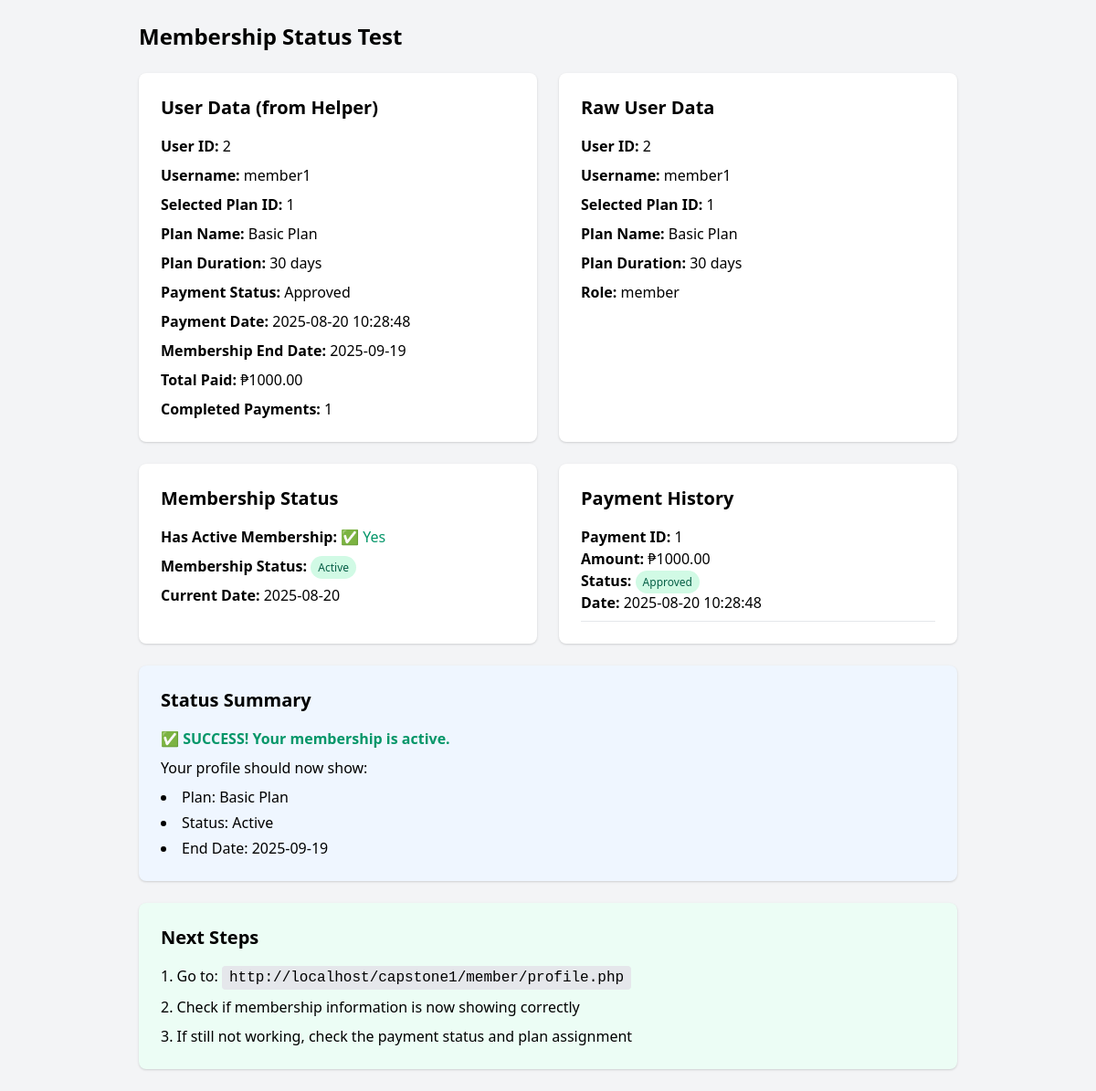
Screenshot of /test_membership_status.php (signed in) with the database file from the repository.
### tables this page shows
CREATE TABLE IF NOT EXISTS `users` (
  `id` int(11) NOT NULL AUTO_INCREMENT,
  `username` varchar(50) NOT NULL,
  `password` varchar(255) NOT NULL,
  `email` varchar(100) DEFAULT NULL,
  `full_name` varchar(255) DEFAULT NULL,
  `phone` varchar(20) DEFAULT NULL,
  `address` text DEFAULT NULL,
  `role` enum('admin','member','trainer') DEFAULT 'member',
  `selected_plan_id` int(11) DEFAULT NULL,
  `qr_code` text DEFAULT NULL,
  `profile_picture` varchar(255) DEFAULT NULL,
  `created_at` timestamp DEFAULT CURRENT_TIMESTAMP,
  `updated_at` timestamp DEFAULT CURRENT_TIMESTAMP ON UPDATE CURRENT_TIMESTAMP,
  PRIMARY KEY (`id`),
  UNIQUE KEY `username` (`username`),
  UNIQUE KEY `email` (`email`)
);

CREATE TABLE IF NOT EXISTS `membership_plans` (
  `id` int(11) NOT NULL AUTO_INCREMENT,
  `name` varchar(255) NOT NULL,
  `description` text DEFAULT NULL,
  `price` decimal(10,2) NOT NULL,
  `duration` int(11) NOT NULL COMMENT 'Duration in days',
  `features` text DEFAULT NULL,
  `created_at` timestamp DEFAULT CURRENT_TIMESTAMP,
  PRIMARY KEY (`id`)
);

CREATE TABLE IF NOT EXISTS `payment_history` (
  `id` int(11) NOT NULL AUTO_INCREMENT,
  `user_id` int(11) NOT NULL,
  `plan_id` int(11) NOT NULL,
  `amount` decimal(10,2) NOT NULL,
  `payment_date` datetime NOT NULL,
  `payment_status` enum('Pending','Approved','Rejected') DEFAULT 'Pending',
  `payment_method` varchar(100) DEFAULT NULL,
  `proof_image` varchar(255) DEFAULT NULL,
  `created_at` timestamp DEFAULT CURRENT_TIMESTAMP,
  PRIMARY KEY (`id`),
  KEY `user_id` (`user_id`),
  KEY `plan_id` (`plan_id`),
  CONSTRAINT `fk_payment_user` FOREIGN KEY (`user_id`) REFERENCES `users` (`id`) ON DELETE CASCADE,
  CONSTRAINT `fk_payment_plan` FOREIGN KEY (`plan_id`) REFERENCES `membership_plans` (`id`) ON DELETE CASCADE
);

### member/payment_status_helper.php (called while the page is built, shortened)
<?php
function getUserPaymentStatus($conn, $user_id) {
    $sql = "SELECT u.*, mp.name as plan_name, mp.price as plan_price, mp.duration as plan_duration,
                   mp.features as plan_features, mp.description as plan_description,
                   (SELECT payment_status FROM payment_history WHERE user_id = u.id AND payment_status = 'Approved' ORDER BY payment_date DESC LIMIT 1) as payment_status,
                   (SELECT payment_date FROM payment_history WHERE user_id = u.id AND payment_status = 'Approved' ORDER BY payment_date DESC LIMIT 1) as payment_date,
                   (SELECT SUM(amount) FROM payment_history WHERE user_id = u.id AND payment_status = 'Approved') as total_paid,
                   (SELECT COUNT(*) FROM payment_history WHERE user_id = u.id AND payment_status = 'Approved') as completed_payments
            FROM users u
            LEFT JOIN membership_plans mp ON u.selected_plan_id = mp.id
            WHERE u.id = ?";
    $stmt = $conn->prepare($sql);
    $stmt->bind_param("i", $user_id);
    $stmt->execute();
    $result = $stmt->get_result();
    $user = $result->fetch_assoc();
    if ($user && $user['payment_status'] === 'Approved' && $user['payment_date'] && $user['plan_duration']) {
        $user['membership_end_date'] = date('Y-m-d', strtotime($user['payment_date'] . ' + ' . $user['plan_duration'] . ' days'));
    }
    return $user;
}
function hasActiveMembership($user) {
    if (isset($user['payment_status']) && $user['payment_status'] === 'Approved') {
        return true;
    }
    return false;
}
function getMembershipStatus($user) {
    if (isset($user['payment_status'])) {
        switch ($user['payment_status']) {
            case 'Approved':
                return 'active';
        }
    }
    return 'pending_approval';
}
?>

### test_membership_status.php (the view, shortened to what this page needs)
<?php
require_once 'db.php';
require_once 'member/payment_status_helper.php';
$user_id = $_SESSION['user_id'];
$user = getUserPaymentStatus($conn, $user_id);
$raw_user_sql = "SELECT u.*, mp.name as plan_name, mp.duration as plan_duration
                  FROM users u
                  LEFT JOIN membership_plans mp ON u.selected_plan_id = mp.id
                  WHERE u.id = ?";
$raw_user_stmt = $conn->prepare($raw_user_sql);
$raw_user_stmt->bind_param("i", $user_id);
$raw_user_stmt->execute();
$raw_user = $raw_user_stmt->get_result()->fetch_assoc();
$payment_sql = "SELECT * FROM payment_history
                WHERE user_id = ?
                ORDER BY payment_date DESC
                LIMIT 5";
$payment_stmt = $conn->prepare($payment_sql);
$payment_stmt->bind_param("i", $user_id);
$payment_stmt->execute();
$payments = $payment_stmt->get_result()->fetch_all(MYSQLI_ASSOC);
$has_active = hasActiveMembership($user);
$membership_status = getMembershipStatus($user);
?>
<!DOCTYPE html>
<html lang="en">
<head>
    <link href="https://cdn.jsdelivr.net/npm/tailwindcss@2.2.19/dist/tailwind.min.css" rel="stylesheet">
</head>
<body class="bg-gray-100 p-6">
    <div class="max-w-4xl mx-auto">
        <h1 class="text-2xl font-bold mb-6">Membership Status Test</h1>
        <div class="grid grid-cols-1 md:grid-cols-2 gap-6">
            <div class="bg-white p-6 rounded-lg shadow">
                <h2 class="text-xl font-semibold mb-4">User Data (from Helper)</h2>
                <div class="space-y-2">
                    <p><strong>User ID:</strong> <?php echo $user['id'] ?? 'N/A'; ?></p>
                    <p><strong>Username:</strong> <?php echo $user['username'] ?? 'N/A'; ?></p>
                    <p><strong>Selected Plan ID:</strong> <?php echo $user['selected_plan_id'] ?? 'NULL'; ?></p>
                    <p><strong>Plan Name:</strong> <?php echo $user['plan_name'] ?? 'No Plan'; ?></p>
                    <p><strong>Plan Duration:</strong> <?php echo $user['plan_duration'] ?? 'N/A'; ?> days</p>
                    <p><strong>Payment Status:</strong> <?php echo $user['payment_status'] ?? 'N/A'; ?></p>
                    <p><strong>Payment Date:</strong> <?php echo $user['payment_date'] ?? 'N/A'; ?></p>
                    <p><strong>Membership End Date:</strong> <?php echo $user['membership_end_date'] ?? 'N/A'; ?></p>
                    <p><strong>Total Paid:</strong> ₱<?php echo $user['total_paid'] ?? '0'; ?></p>
                    <p><strong>Completed Payments:</strong> <?php echo $user['completed_payments'] ?? '0'; ?></p>
                </div>
            </div>
            <div class="bg-white p-6 rounded-lg shadow">
                <h2 class="text-xl font-semibold mb-4">Raw User Data</h2>
                <div class="space-y-2">
                    <p><strong>User ID:</strong> <?php echo $raw_user['id'] ?? 'N/A'; ?></p>
                    <p><strong>Username:</strong> <?php echo $raw_user['username'] ?? 'N/A'; ?></p>
                    <p><strong>Selected Plan ID:</strong> <?php echo $raw_user['selected_plan_id'] ?? 'NULL'; ?></p>
                    <p><strong>Plan Name:</strong> <?php echo $raw_user['plan_name'] ?? 'No Plan'; ?></p>
                    <p><strong>Plan Duration:</strong> <?php echo $raw_user['plan_duration'] ?? 'N/A'; ?> days</p>
                    <p><strong>Role:</strong> <?php echo $raw_user['role'] ?? 'N/A'; ?></p>
                </div>
            </div>
            <div class="bg-white p-6 rounded-lg shadow">
                <h2 class="text-xl font-semibold mb-4">Membership Status</h2>
                <div class="space-y-2">
                    <p><strong>Has Active Membership:</strong>
                        <span class="<?php echo $has_active ? 'text-green-600' : 'text-red-600'; ?>">
                            <?php echo $has_active ? '✅ Yes' : '❌ No'; ?>
                        </span>
                    </p>
                    <p><strong>Membership Status:</strong>
                        <span class="px-2 py-1 rounded-full text-xs
                            <?php echo $membership_status === 'active' ? 'bg-green-100 text-green-800' :
                                   ($membership_status === 'pending' ? 'bg-yellow-100 text-yellow-800' :
                                   'bg-red-100 text-red-800'); ?>">
                            <?php echo ucfirst($membership_status); ?>
                        </span>
                    </p>
                    <p><strong>Current Date:</strong> <?php echo date('Y-m-d'); ?></p>
                </div>
            </div>
            <div class="bg-white p-6 rounded-lg shadow">
                <h2 class="text-xl font-semibold mb-4">Payment History</h2>
                <?php if (!empty($payments)): ?>
                    <div class="space-y-2">
                        <?php foreach ($payments as $payment): ?>
                            <div class="border-b pb-2">
                                <p><strong>Payment ID:</strong> <?php echo $payment['id']; ?></p>
                                <p><strong>Amount:</strong> ₱<?php echo $payment['amount']; ?></p>
                                <p><strong>Status:</strong>
                                    <span class="px-2 py-1 rounded-full text-xs
                                        <?php echo $payment['payment_status'] === 'Approved' ? 'bg-green-100 text-green-800' :
                                               ($payment['payment_status'] === 'Pending' ? 'bg-yellow-100 text-yellow-800' :
                                               'bg-red-100 text-red-800'); ?>">
                                        <?php echo $payment['payment_status']; ?>
                                    </span>
                                </p>
                                <p><strong>Date:</strong> <?php echo $payment['payment_date']; ?></p>
                            </div>
                        <?php endforeach; ?>
                    </div>
                <?php else: ?>
                    <p class="text-red-600">No payments found!</p>
                <?php endif; ?>
            </div>
            <div class="bg-blue-50 p-6 rounded-lg shadow md:col-span-2">
                <h2 class="text-xl font-semibold mb-4">Status Summary</h2>
                <?php if ($has_active): ?>
                    <div class="text-green-600 font-semibold">
                        ✅ SUCCESS! Your membership is active.
                    </div>
                    <p class="mt-2">Your profile should now show:</p>
                    <ul class="list-disc list-inside mt-2 space-y-1">
                        <li>Plan: <?php echo $user['plan_name'] ?? 'No Plan'; ?></li>
                        <li>Status: <?php echo ucfirst($membership_status); ?></li>
                        <li>End Date: <?php echo $user['membership_end_date'] ?? 'N/A'; ?></li>
                    </ul>
                <?php endif; ?>
            </div>
            <div class="bg-green-50 p-6 rounded-lg shadow md:col-span-2">
                <h2 class="text-xl font-semibold mb-4">Next Steps</h2>
                <ol class="list-decimal list-inside space-y-2">
                    <li>Go to: <code class="bg-gray-200 px-2 py-1 rounded">http://localhost/capstone1/member/profile.php</code></li>
                    <li>Check if membership information is now showing correctly</li>
                    <li>If still not working, check the payment status and plan assignment</li>
                </ol>
            </div>
        </div>
    </div>
</body>
</html>

### rows the page displays
users: id "2", username "member1", selected_plan "1", selected_plan.name "Basic Plan", selected_plan.duration "30", role "member"
payment_history: id "1", amount "1000.00", payment_status "Approved", payment_date "2025-08-20 10:28:48"

### other values shown
$user['payment_status'] "Approved"
$user['payment_date'] "2025-08-20 10:28:48"
$user['membership_end_date'] "2025-09-19"
$user['total_paid'] "1000.00"
$user['completed_payments'] "1"
$membership_status "Active"
